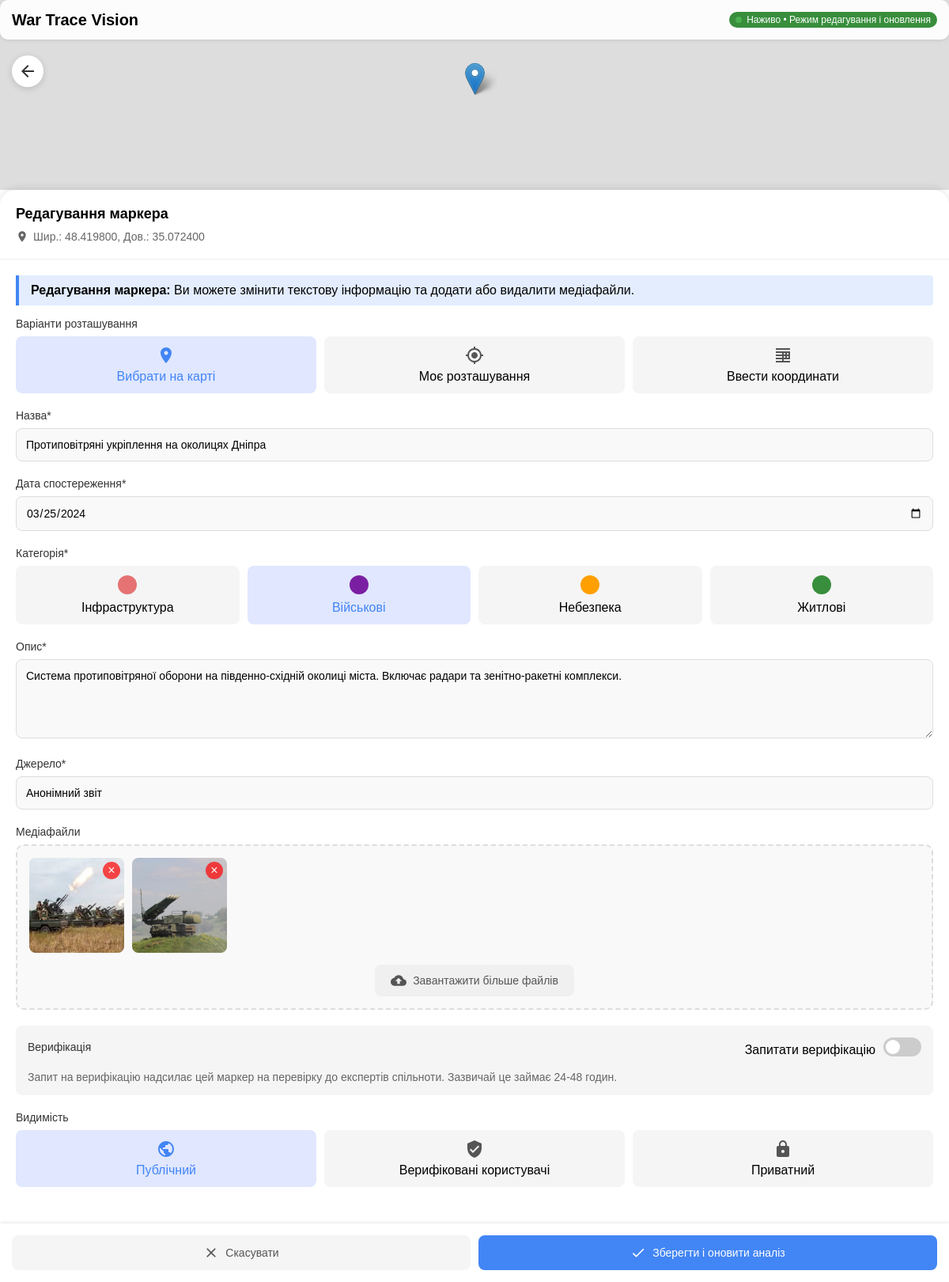
The app's page /content/marker/22/edit/ (signed in) with its own data.
### content/models.py (models this page shows, shortened)
class Marker(models.Model):
    CATEGORY_CHOICES = [
        ('military', 'Military'),
        ('infrastructure', 'Infrastructure'),
        ('residential', 'Residential'),
        ('hazard', 'Hazard'),
        ('other', 'Other'),
    ]
    VERIFICATION_CHOICES = [
        ('verified', 'Verified'),
        ('unverified', 'Unverified'),
        ('ai-detected', 'AI Detected'),
        ('disputed', 'Disputed'),
        ('pending', 'Pending'),
    ]
    VISIBILITY_CHOICES = [
        ('public', 'Public'),
        ('private', 'Private'),
        ('verified_only', 'Verified Users Only'),
    ]
    user = models.ForeignKey(User, on_delete=models.CASCADE, related_name='markers')
    title = models.CharField(max_length=100)
    description = models.TextField()
    latitude = models.FloatField(null=True)
    longitude = models.FloatField(null=True)
    date = models.DateField(default=timezone.now)
    created_at = models.DateTimeField(auto_now_add=True)
    updated_at = models.DateTimeField(auto_now=True)
    category = models.CharField(max_length=20, choices=CATEGORY_CHOICES, default='other')
    verification = models.CharField(max_length=20, choices=VERIFICATION_CHOICES, default='unverified')
    confidence = models.IntegerField(default=100)  # Stored as percentage 0-100
    source = models.CharField(max_length=255, blank=True)
    visibility = models.CharField(max_length=20, choices=VISIBILITY_CHOICES, default='public')
    object_detection = models.BooleanField(default=False)
    camouflage_detection = models.BooleanField(default=False)
    damage_assessment = models.BooleanField(default=False)
    thermal_analysis = models.BooleanField(default=False)
    request_verification = models.BooleanField(default=False)
    upvotes = models.ManyToManyField(User, related_name='marker_upvotes', blank=True)

class MarkerFile(models.Model):
    marker = models.ForeignKey(Marker, on_delete=models.CASCADE, related_name='files')
    file = models.FileField(upload_to='user_uploads/')
    uploaded_at = models.DateTimeField(auto_now_add=True)

### content/views.py (the view)
# urls.py: path('marker/<int:marker_id>/edit/', views.edit_marker_view, name='edit_marker'),
@login_required
def edit_marker_view(request, marker_id):
    print(f"[edit_marker_view] Entering function with marker_id: {marker_id}")
    logger.info(f"User {request.user.username} is attempting to edit marker {marker_id}")
    marker = get_object_or_404(Marker, id=marker_id)
    print(f"[edit_marker_view] Retrieved marker: {marker.title} (ID: {marker.id})")
    if marker.user != request.user and not request.user.is_staff:
        print(f"[edit_marker_view] Permission denied for user {request.user.username} to edit marker {marker_id}")
        logger.warning(f"Permission denied: User {request.user.username} attempted to edit marker {marker_id} owned by {marker.user.username}")
        return render(request, '403.html', status=403)
    print(f"[edit_marker_view] Rendering edit page for marker {marker_id}")
    return render(request, 'marker-edit.html', {'marker': marker})

### content/templates/marker-edit.html (shortened to what this page needs)
{% load static %}
<!DOCTYPE html>
<html lang="uk">
<head>
  <link rel="stylesheet" href="https://cdnjs.cloudflare.com/ajax/libs/leaflet/1.9.4/leaflet.min.css">
  <link rel="stylesheet" href="{% static 'css/map.css' %}">
  <link rel="stylesheet" href="{% static 'css/marker-create.css' %}">
</head>
<body>
  <div id="edit-map"></div>
  <div class="app-header">
    <h1>War Trace Vision</h1>
    <div class="status">Наживо • Режим редагування</div>
  </div>
  <div class="back-button" id="back-to-marker">
    <svg viewBox="0 0 24 24">
      <path d="M20 11H7.83l5.59-5.59L12 4l-8 8 8 8 1.41-1.41L7.83 13H20v-2z"/>
    </svg>
  </div>
  <div class="create-panel edit-panel">
    <div class="create-header edit-header">
      <h2>Редагування маркера</h2>
      <div class="marker-coordinates" id="selected-coordinates">
        <svg viewBox="0 0 24 24">
          <path d="M12 2C8.13 2 5 5.13 5 9c0 5.25 7 13 7 13s7-7.75 7-13c0-3.87-3.13-7-7-7zm0 9.5c-1.38 0-2.5-1.12-2.5-2.5s1.12-2.5 2.5-2.5 2.5 1.12 2.5 2.5-1.12 2.5-2.5 2.5z"/>
        </svg>
        <span>Шир.: {{ marker.latitude|floatformat:6 }}, Дов.: {{ marker.longitude|floatformat:6 }}</span>
      </div>
    </div>
    <div class="create-content edit-content">
      <div class="edit-hint" id="editHint">
        <strong>Редагування маркера:</strong> Ви можете змінити текстову інформацію та додати або видалити медіафайли.
      </div>
      <form id="edit-marker-form" enctype="multipart/form-data">
        <div class="form-section">
          <label>Варіанти розташування</label>
          <div class="location-options">
            <div class="location-option active" id="use-map-click">
              <svg viewBox="0 0 24 24">
                <path d="M12 2C8.13 2 5 5.13 5 9c0 5.25 7 13 7 13s7-7.75 7-13c0-3.87-3.13-7-7-7zm0 9.5c-1.38 0-2.5-1.12-2.5-2.5s1.12-2.5 2.5-2.5 2.5 1.12 2.5 2.5-1.12 2.5-2.5 2.5z"/>
              </svg>
              <span>Вибрати на карті</span>
            </div>
            <div class="location-option" id="use-current-location">
              <span>Моє розташування</span>
            </div>
            <div class="location-option" id="use-coordinates">
              <svg viewBox="0 0 24 24">
                <path d="M15 13h2v2h-2zm0-4h2v2h-2zm4 4h2v2h-2zm0-4h2v2h-2zm-8 8h2v2h-2zm0-4h2v2h-2zm0-4h2v2h-2zM3 21h18v-2H3v2zm0-4h18v-2H3v2zm0-4h18v-2H3v2zm0-4h18V7H3v2zm0-6v2h18V3H3z"/>
              </svg>
              <span>Ввести координати</span>
            </div>
          </div>
        </div>
        <div class="form-section">
          <label for="marker-title">Назва*</label>
          <input type="text" id="marker-title" name="title" placeholder="Введіть описову назву" value="{{ marker.title }}" required>
        </div>
        <div class="form-section">
          <label for="marker-date">Дата спостереження*</label>
          <input type="date" id="marker-date" name="date" value="{{ marker.date|date:'Y-m-d' }}" required>
        </div>
        <div class="form-section">
          <label for="marker-category">Категорія*</label>
          <div class="category-selector">
            <div class="category-option {% if marker.category == 'infrastructure' %}active{% endif %}" data-category="infrastructure">
              <div class="category-icon infrastructure"></div>
              <span>Інфраструктура</span>
            </div>
            <div class="category-option {% if marker.category == 'military' %}active{% endif %}" data-category="military">
              <div class="category-icon military"></div>
              <span>Військові</span>
            </div>
            <div class="category-option {% if marker.category == 'hazard' %}active{% endif %}" data-category="hazard">
              <div class="category-icon hazard"></div>
              <span>Небезпека</span>
            </div>
            <div class="category-option {% if marker.category == 'residential' %}active{% endif %}" data-category="residential">
              <div class="category-icon residential"></div>
              <span>Житлові</span>
            </div>
          </div>
        </div>
        <div class="form-section">
          <label for="marker-description">Опис*</label>
          <textarea id="marker-description" name="description" placeholder="Надайте детальну інформацію про те, що ви спостерігали" required>{{ marker.description }}</textarea>
        </div>
        <div class="form-section">
          <label for="marker-source">Джерело*</label>
          <input type="text" id="marker-source" name="source" placeholder="Опишіть, як ви отримали цю інформацію" value="{{ marker.source }}" required>
        </div>
        <div class="form-section media-upload-section">
          <label>Медіафайли</label>
          <div class="media-upload-container">
            <div class="media-preview-area" id="media-preview">
              {% for file in marker.files.all %}
              <div class="media-preview-item existing-media" data-id="{{ file.id }}">
                {% if file.file.url|slice:"-4:" == ".jpg" or file.file.url|slice:"-5:" == ".jpeg" or file.file.url|slice:"-4:" == ".png" or file.file.url|slice:"-4:" == ".gif" %}
                <img src="{{ file.file.url }}" alt="Медіафайл">
                {% else %}
                <video src="{{ file.file.url }}" controls></video>
                {% endif %}
                <div class="media-delete-btn" data-id="{{ file.id }}">×</div>
              </div>
              {% endfor %}
            </div>
            <div class="upload-actions">
              <button type="button" class="upload-btn" id="trigger-upload">
                <svg viewBox="0 0 24 24">
                  <path d="M19.35 10.04C18.67 6.59 15.64 4 12 4 9.11 4 6.6 5.64 5.35 8.04 2.34 8.36 0 10.91 0 14c0 3.31 2.69 6 6 6h13c2.76 0 5-2.24 5-5 0-2.64-2.05-4.78-4.65-4.96zM14 13v4h-4v-4H7l5-5 5 5h-3z"/>
                </svg>
                Завантажити більше файлів
              </button>
            </div>
          </div>
        </div>
        <div class="form-section verification-section">
          <div class="verification-header">
            <label>Верифікація</label>
            <div class="verification-toggle">
              <span>Запитати верифікацію</span>
              <label class="toggle-switch">
                <span class="toggle-slider"></span>
              </label>
            </div>
          </div>
          <div class="verification-info">
            <p>Запит на верифікацію надсилає цей маркер на перевірку до експертів спільноти. Зазвичай це займає 24-48 годин.</p>
          </div>
        </div>
        <div class="form-section">
          <label>Видимість</label>
          <div class="visibility-options">
            <div class="visibility-option {% if marker.visibility == 'public' %}active{% endif %}" data-visibility="public">
              <span>Публічний</span>
            </div>
            <div class="visibility-option {% if marker.visibility == 'verified_only' %}active{% endif %}" data-visibility="verified_only">
              <svg viewBox="0 0 24 24">
                <path d="M12 1L3 5v6c0 5.55 3.84 10.74 9 12 5.16-1.26 9-6.45 9-12V5l-9-4zm-2 16l-4-4 1.41-1.41L10 14.17l6.59-6.59L18 9l-8 8z"/>
              </svg>
              <span>Верифіковані користувачі</span>
            </div>
            <div class="visibility-option {% if marker.visibility == 'private' %}active{% endif %}" data-visibility="private">
              <svg viewBox="0 0 24 24">
                <path d="M18 8h-1V6c0-2.76-2.24-5-5-5S7 3.24 7 6v2H6c-1.1 0-2 .9-2 2v10c0 1.1.9 2 2 2h12c1.1 0 2-.9 2-2V10c0-1.1-.9-2-2-2zm-6 9c-1.1 0-2-.9-2-2s.9-2 2-2 2 .9 2 2-.9 2-2 2zm3.1-9H8.9V6c0-1.71 1.39-3.1 3.1-3.1 1.71 0 3.1 1.39 3.1 3.1v2z"/>
              </svg>
              <span>Приватний</span>
            </div>
          </div>
        </div>
      </form>
    </div>
  </div>
  <div class="action-buttons">
    <button type="button" class="secondary-btn" id="cancel-edit">
      <svg viewBox="0 0 24 24">
        <path d="M19 6.41L17.59 5 12 10.59 6.41 5 5 6.41 10.59 12 5 17.59 6.41 19 12 13.41 17.59 19 19 17.59 13.41 12z"/>
      </svg>
      Скасувати
    </button>
    <button type="submit" class="primary-btn" id="save-marker" form="edit-marker-form">
    </button>
  </div>
</body>
</html>

### static/css/map.css (style rules this page uses)
* { margin: 0; padding: 0; box-sizing: border-box; font-family: Arial, sans-serif; }
body { width: 100vw; height: 100vh; overflow: hidden; }
.app-header { position: absolute; top: 15px; left: 85px; height: 50px; background-color: rgba(255, 255, 255, 0.8); border-radius: 10px; display: flex; align-items: center; padding: 0 15px; z-index: 2; box-shadow: 0 2px 10px rgba(0, 0, 0, 0.2); }
.app-header h1 { font-size: 16px; margin-right: 15px; }
.app-header .status { font-size: 12px; background-color: #388E3C; color: white; padding: 3px 8px; border-radius: 12px; }

### content/templates/marker-edit.html (style rules this page uses)
.edit-hint { background-color: rgba(66, 133, 244, 0.15); border-left: 4px solid #4285F4; padding: 10px 15px; margin-bottom: 15px; border-radius: 0 4px 4px 0; }

### records on screen
Marker: latitude "48.419800", longitude "35.072400", title "Протиповітряні укріплення на околицях Дніпра", date "03/25/2024", description "Система протиповітряної оборони на південно-східній околиці міста. Включає радари та зенітно-ракетні комплекси.", source "Анонімний звіт"
MarkerFile: file (picture)
MarkerFile: file (picture)
